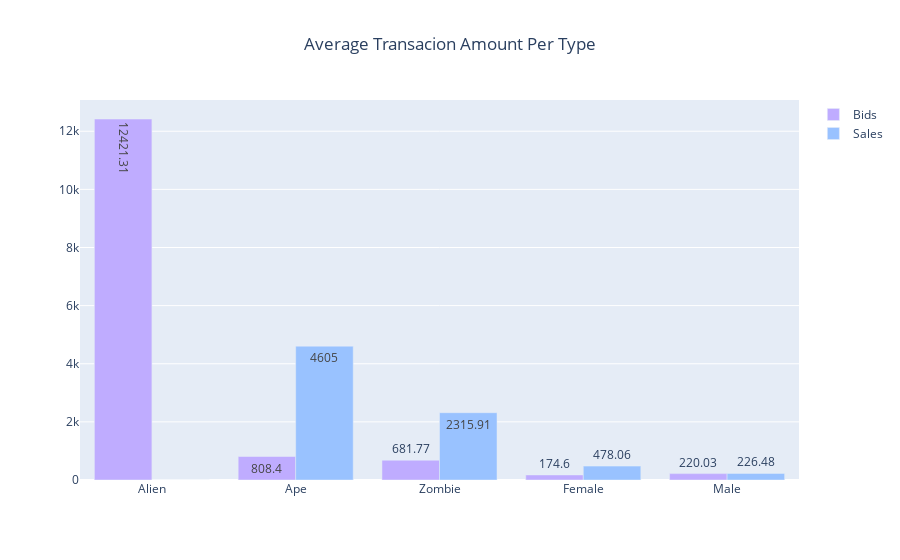

The notebook cell saved with this chart:
### Code cell
# citation: https://plotly.com/python/bar-charts/
type_names = ['Alien', 'Ape', 'Zombie', 'Female', 'Male']

fig = go.Figure(data=[
    go.Bar(name='Bids', 
           x=type_names,
           y= [12421.31, 808.40, 681.77, 174.60, 220.03],
           text = [12421.31, 808.40, 681.77, 174.60, 220.03],
           marker = {'color': '#bfacff'}), 
    go.Bar(name='Sales',
           x=type_names,
           y= [0, 4605.00, 2315.91, 478.06, 226.48],
           text = [0, 4605, 2315.91, 478.06, 226.48],
           marker = {'color': '#99c2ff'})
    
])
# Change the bar mode
fig.update_layout(barmode='group', title = 'Average Transacion Amount Per Type', title_x=.5)
fig.show()

### Figure 1 — Plotly figure (JSON) as saved in the notebook; plotly's stock layout.template omitted (floating-point values rounded to 4 significant figures)
{"data": [{"marker": {"color": "#bfacff"}, "name": "Bids", "text": ["12421.31", "808.4", "681.77", "174.6", "220.03"], "type": "bar", "x": ["Alien", "Ape", "Zombie", "Female", "Male"], "y": [12420.0, 808.4, 681.8, 174.6, 220.0]}, {"marker": {"color": "#99c2ff"}, "name": "Sales", "text": ["0", "4605", "2315.91", "478.06", "226.48"], "type": "bar", "x": ["Alien", "Ape", "Zombie", "Female", "Male"], "y": [0, 4605, 2316.0, 478.1, 226.5]}], "layout": {"autosize": true, "barmode": "group", "title": {"text": "Average Transacion Amount Per Type", "x": 0.5}, "xaxis": {"autorange": true, "range": [-0.5, 4.5], "type": "category"}, "yaxis": {"autorange": true, "range": [0, 13080.0], "type": "linear"}}}
